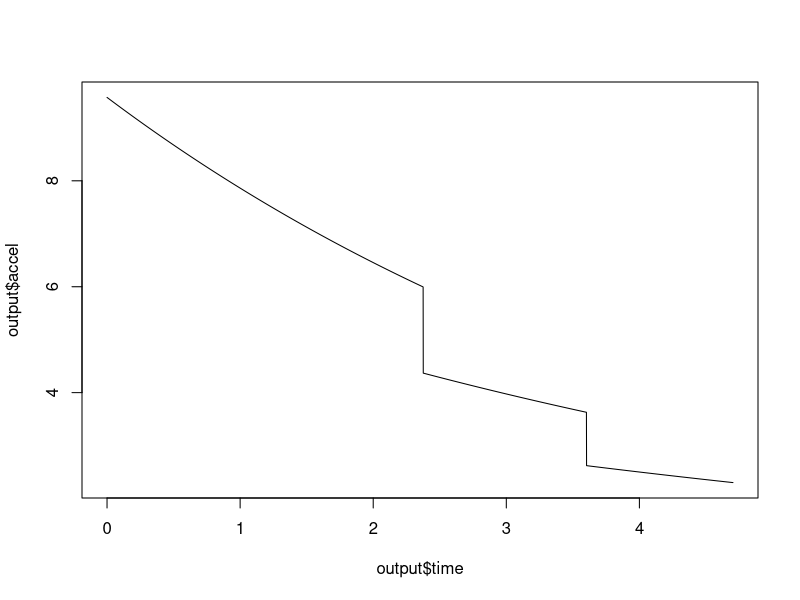

R code for this plot:
motors <- data.frame("Redline"=c(18730,.71, 134,.7, 347,  .8,  433.75),
                     "BAG"=c(13180,.43, 53, 1.8,149,  .71, 209.86),
                     "CIM"=c(5330, 2.41,131,2.7,337.81,2.82,119.79),
                     "MiniCIM"=c(5840, 1.41,89, 3,  215,   2.16,99.54),
                     row.names = c("Free Speed (RPM)","Stall Torque (Nm)","Stall Current (Amp)","Free Current (Amp)","Power (W)","Weight (lb)", "Ratio (W/lb)")
)

nmToInLb <- 8.85074579

#All units are inches, pounds, and seconds
modelThreeStageContinuous <- function(motor, numMotors, gearing, pulleyDiameter, voltage, velEfficiency, torqueEfficiency, 
                                      staticFriction, carriageWeight, carriageRun, smallStageWeight, smallStageRun, mediumStageWeight,
                                      mediumStageRun, deltaTime=0.001, startHeight = 0) {
  motorForce <- motors["Stall Torque (Nm)", motor]*nmToInLb*numMotors*gearing*torqueEfficiency/(pulleyDiameter/2) #pound force
  motorResistance <- 12/motors["Stall Current (Amp)", motor] #ohms
  twelveVoltSpeed <- motors["Free Speed (RPM)", motor]/60/gearing*pi*pulleyDiameter*velEfficiency #Inches/sec
  kV <- 12/twelveVoltSpeed #volts/(inch/sec)
  weights <- c(carriageWeight, carriageWeight + smallStageWeight, carriageWeight + smallStageWeight + mediumStageWeight) #pound mass
  constantForces <- weights+staticFriction #pound force
  constantVoltages <- 12*(constantForces/motorForce) #Volts
  maxAccels <- motorForce/weights #Inches/sec^2, F = ma -> a = F/m
  kAs <- 12/maxAccels # volts(inch/(sec^2))
  heights <- c(carriageRun, carriageRun+smallStageRun, carriageRun+smallStageRun+mediumStageRun) #feet
  
  #Lookup functions
  lookupKa <- function(pos){
    if (pos < heights[1]){
      return(kAs[1])
    } else{
      if (pos < heights[2]){
        return(kAs[2])
      } else {
        return(kAs[3])
      }
    }
  }
  lookupConstantVoltage <- function(pos){
    if (pos < heights[1]){
      return(constantVoltages[1])
    } else{
      if (pos < heights[2]){
        return(constantVoltages[2])
      } else {
        return(constantVoltages[3])
      }
    }
  }
  
  #Load in starting values
  output <- data.frame("time"=0,"pos"=startHeight,"vel"=0, "constantVoltage"=lookupConstantVoltage(startHeight), "velVoltage"=0,
                       "accelVoltage"=(voltage-lookupConstantVoltage(startHeight)), "accel"=(voltage-lookupConstantVoltage(startHeight))/lookupKa(startHeight))
  count <- 1
  
  #Exit if we're at the top, if we're going down, or if it's been a minute
  while(output$pos[count] < heights[3] & output$pos[count] >= 0 & output$time[count] < 60){
    newTime <- output$time[count] + deltaTime
    newPos <- output$pos[count] + deltaTime*output$vel[count]
    newVel <- output$vel[count] + deltaTime*output$accel[count]
    newConstantVoltage <- lookupConstantVoltage(newPos)
    newVelVoltage <- kV*newVel
    newAccelVoltage <- voltage - newConstantVoltage - newVelVoltage
    newAccel <- newAccelVoltage/lookupKa(newPos)
    count <- count+1
    output[count,] <- c(newTime, newPos, newVel, newConstantVoltage, newVelVoltage, newAccelVoltage, newAccel)
  }
  
  plot(output$time, output$accel, t="l")
  print(paste("Took",round(output$time[length(output$time)], 1-log(deltaTime, 10)),"seconds to go to the top."))
  return(output)
}

output <- modelThreeStageContinuous("Redline", 1, 30, 2.2560, 10.5, 0.9,0.9,10,11.5,23.25,3.484,25.375,4.168,26.875)